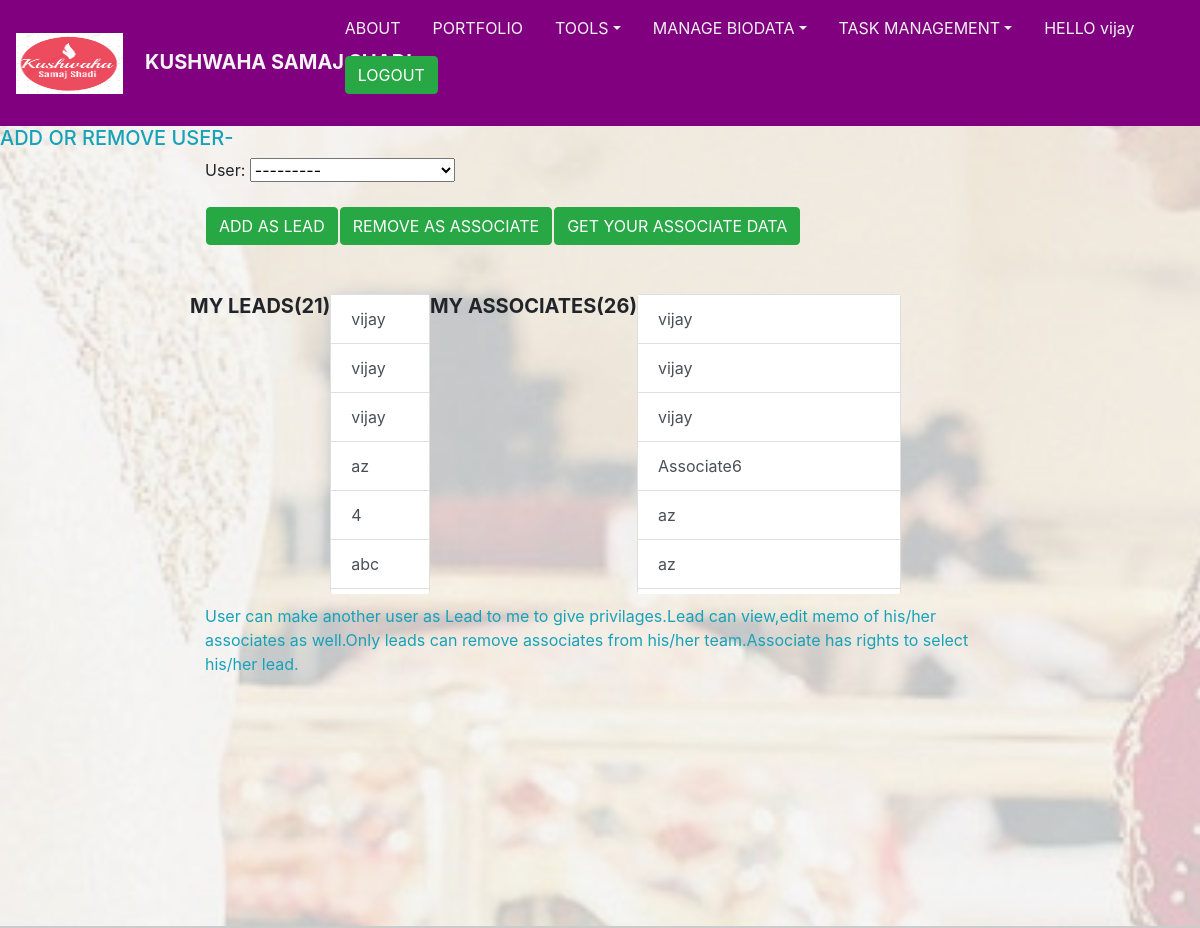
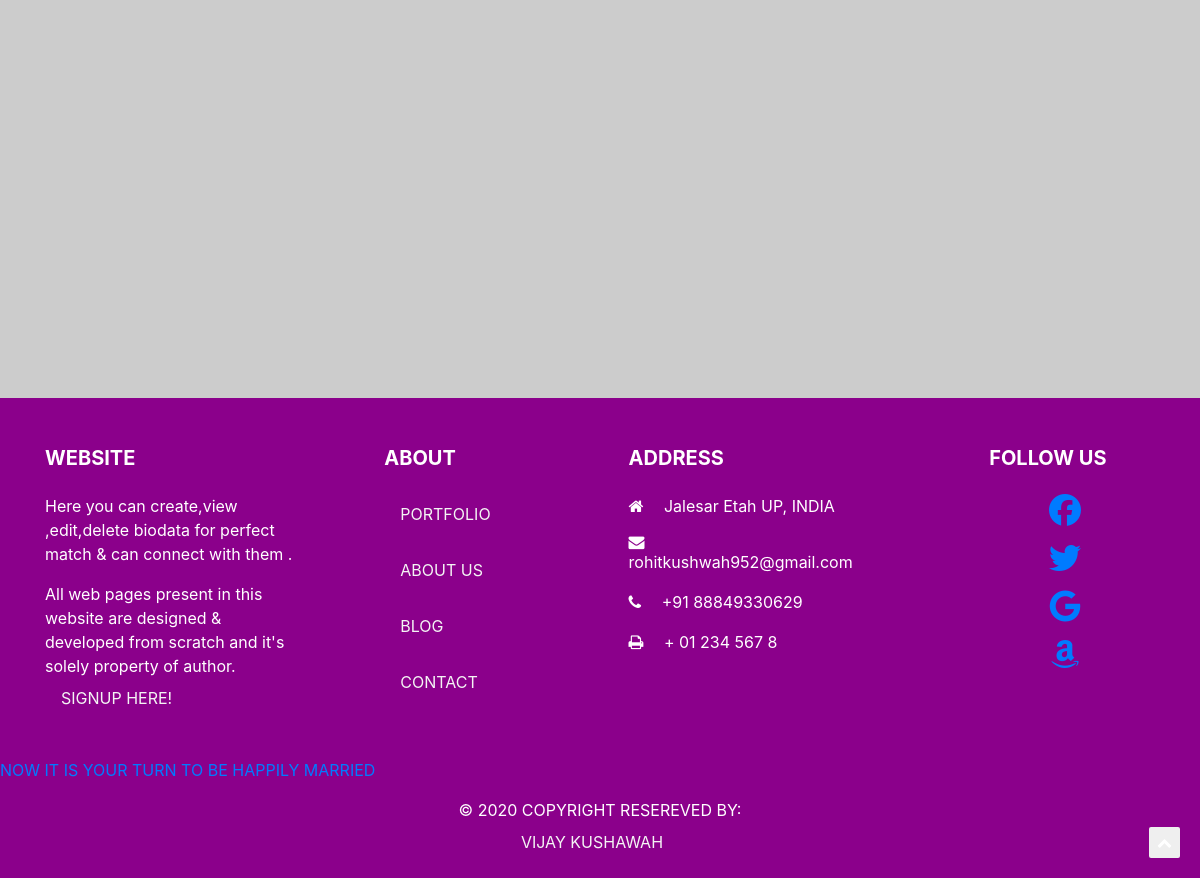
The page /myprofile/ (signed in) on the database its author committed (2 pictures, top to bottom).
### todo/models.py (models this page shows)
class MyProfile(models.Model):
    username = models.CharField(max_length=100,default="username")
    lead= models.CharField(max_length=100,null=True,blank=True)
    associate= models.CharField(max_length=100,null=True,blank=True)
    user = models.ForeignKey(User,on_delete=models.CASCADE)
    def __str__(self):
        return self.username

### todo/views.py (the view, shortened to what this page needs)
# urls.py: path('myprofile/',views.myprofiletodo,name='myprofiletodo'),
@login_required
def myprofiletodo(request):
    user = request.user
    if request.method == 'GET':
        try:
            myprofiles=get_list_or_404(MyProfile,user=request.user)
            try:
                leadprofiles=get_list_or_404(MyProfile,lead__isnull=False,user=request.user)
            except:
                leadprofiles=[]
            try:
                associateprofiles=get_list_or_404(MyProfile,associate__isnull=False,user=request.user)
            except:
                associateprofiles=[]
        except:
            leadprofiles=[]
            associateprofiles=[]
            myprofiles=[]
        form =  MyProfileForm()
        return  render(request,'todo/myprofiletodo.html',{'myprofiles':myprofiles,'leadprofiles':leadprofiles,'associateprofiles':associateprofiles,'form':form})

### todo/forms.py
class MyProfileForm(ModelForm):
    class Meta:
        model=MyProfile
        fields = {'user'}

### todo/templates/todo/myprofiletodo.html (shortened to what this page needs)
{% extends 'todo/base.html' %}
{% block content %}
<div class="overlay">
  <div clss="container">
    <h5 class="text-info">ADD OR REMOVE USER-</h5>
    <div class="row justify-content-center">
        <div class="col-8">
          <table cellpadding="1" cellspacing="2">
          <form method="POST" id="mainform" name="mainform">
          {{form.as_p}}
          <tr><td>
          <button type="submit" class="btn btn-success" onclick='this.form.action="{% url 'myprofiletodo' %}";'>ADD AS LEAD</button></td>
            <td>
          <button type="submit" class="btn btn-success" id="btnSubmit1" onclick='this.form.action="{% url 'removeassociatetodo' %}";'>REMOVE AS ASSOCIATE</button></td>
          <td>
          <button type="submit" class="btn btn-success" id="btnSubmit1" onclick='this.form.action="{% url 'exportassociatedatatodo' %}";'>GET YOUR ASSOCIATE DATA</button></td>
</form>
          </table>
<div style="">  <br><br>
<div class="row">
<h5 class="font-weight-bold text-uppercase mb-4">MY LEADS({{ leadprofiles|length }})</h5><p>
  <ol class="list-group customelistgroup" style="max-height: 300px;
    margin-bottom: 10px;
    overflow:scroll;
    -webkit-overflow-scrolling: touch;">
    {%  for profile  in leadprofiles %}
    <a class=" list-group-item-action " href="">
    <li class="list-group-item list-group-item-action">{{profile.lead}}
      </a>
    {% endfor %}
    </ol>
<h5 class="font-weight-bold text-uppercase mb-4">MY ASSOCIATES({{ associateprofiles|length }})</h5><p>
  <ol class="list-group customelistgroup " style="max-height: 300px;
    margin-bottom: 10px;
    overflow:scroll;
    -webkit-overflow-scrolling: touch;">
      {%  for associate  in associateprofiles %}
      <a  class=" list-group-item-action " href="{% url 'getassociatestatustodo' associate.associate %}">
      <li class="list-group-item list-group-item-action">{{associate.associate}}
        </a>
      {% endfor %}
      </ol>
</div>
          </div>
        <p class="text-info">  User can make another user as Lead to me to  give  privilages.Lead can view,edit memo of  his/her associates as well.Only leads can remove
           associates
          from his/her team.Associate has rights to select his/her lead.<p>
</div></div></div></div>
{% endblock %}

### todo/templates/todo/base.html (shortened to what this page needs)
<link rel="stylesheet" href="https://stackpath.bootstrapcdn.com/bootstrap/4.5.2/css/bootstrap.min.css">
  <link rel="stylesheet" href="http://fortawesome.github.io/Font-Awesome/assets/font-awesome/css/font-awesome.css">
<link rel="stylesheet" href="https://cdnjs.cloudflare.com/ajax/libs/font-awesome/4.7.0/css/font-awesome.min.css">
 <link rel="stylesheet" href="https://stackpath.bootstrapcdn.com/bootstrap/4.1.3/css/bootstrap.min.css">
{% load static %}
 <link rel="stylesheet" type="text/css" href="{% static 'todo/css/main.css' %}">
 <nav class="navbar navbar-expand-lg  ">
 <a class="navbar-brand " href="{% url 'home' %}"><img src="{% static 'todo/logo.PNG' %}" width="35%" height="61px">&nbsp &nbsp  <b clss="nav-link">KUSHWAHA SAMAJ SHADI</b></a>
<div class="collapse navbar-collapse " id="navbarSupportedContent">     <ul class="nav navbar-nav mr-4">
 <li class="nav-item">
     <a class="nav-link" data-value="about" href="{% url 'abouttodo' %}">ABOUT</a>        </li>
<li class="nav-item">
    <a class="nav-link " data-value="portfolio"href="{% url 'portfoliotodo' %}">PORTFOLIO</a>
 </li>
 <li class="nav-item dropdown">
     <a class="nav-link dropdown-toggle" data-toggle="dropdown" data-value="portfolio" href="#">TOOLS</a>
  </li>
  <li class="nav-item dropdown">
      <a class="nav-link dropdown-toggle" data-toggle="dropdown" data-value="portfolio" href="#">MANAGE BIODATA</a>
   </li>
 {% if user.is_authenticated %}
 <li class="nav-item dropdown">
     <a class="nav-link dropdown-toggle" data-toggle="dropdown" data-value="portfolio" href="#">TASK MANAGEMENT</a>
  </li>
  <li class="nav-item "><a class="nav-link " data-value="blog" href="{% url 'myprofiletodo' %}">HELLO {{user.username}}</a></li>
 <li class="nav-item">
  <a class="nav-link " data-value="contact" href="{% url 'completedtodos' %}"><form  action="{% url 'logoutuser' %}" method="POST">
    <button type="submit" class="btn btn-success">LOGOUT</button>
  </form></a>       </li>
</ul>
 {% endif %}
</div></nav>
<div class="content overflow-auto" id="content" style="background-image: url('{% static 'todo/background2.jpg' %}');background-attachment: fixed;
 background-size: cover;
 background-position: center;">
{% block content %}{% endblock %}
</div>
<button onclick="topFunction()" id="scrolltop1" class="scrolltop1 fa fa-chevron-up shape main-bg new-angle " title="Go to top"></button>
{% include 'todo/slidershow2.html' %}
{% include 'todo/footer.html' %}

### todo/templates/todo/slidershow2.html (shortened to what this page needs)
<div class="slider" id="main-slider">
	<div class="slider-wrapper">
		<div class="slide" data-image="http://lorempixel.com/1024/400/nightlife"></div>
	</div>
</div>

### todo/templates/todo/footer.html (shortened to what this page needs)
<link rel="stylesheet" href="https://stackpath.bootstrapcdn.com/bootstrap/4.5.2/css/bootstrap.min.css">
 <footer style="background:#8b008b;" class="page-footer  font-small mdb-color lighten-3 pt-4">
{% load static %}
  <div class="container text-center text-white text-md-left">
    <div class="row">
      <div class="col-md-4 col-lg-3 mr-auto my-md-4 my-0 mt-4 mb-1">
        <h5 class="font-weight-bold text-uppercase mb-4">Website</h5>
        <p>Here you can create,view ,edit,delete biodata  for perfect match & can connect with them  .</p>
        <p>All web pages present in this website are designed & developed from scratch and it's solely property of author.<a class="nav-link" href="{% url 'signupuser' %}">SIGNUP HERE!</a></p>
      </div>
      <div class="col-md-2 col-lg-2 mx-auto my-md-4 my-0 mt-4 mb-1">
        <h5 class="font-weight-bold text-uppercase mb-4">About</h5>
        <ul class="list-unstyled">
          <li>
            <p>
              <a class="nav-link" href="{% url 'portfoliotodo' %}">PORTFOLIO</a>
            </p>
          </li>
          <li>
            <p>
              <a class="nav-link" href="{% url 'abouttodo' %}">ABOUT US</a>
            </p>
          </li>
          <li>
            <p>
              <a class="nav-link" href="https://blogger.com" target="_blank">BLOG</a>
            </p>
          </li>
          <li>
            <p>
              <a class="nav-link" href="{% url 'contacttodo' %}">CONTACT</a>
            </p>
          </li>
        </ul>
      </div>
      <div class="col-md-4 col-lg-3 mx-auto my-md-4 my-0 mt-4 mb-1">
        <h5 class="font-weight-bold text-uppercase mb-4">Address</h5>
        <ul class="list-unstyled">
          <li>
            <p>
              <i class="fa fa-home fa-spin mr-3"></i> Jalesar Etah UP, INDIA</p>
          </li>
          <li>
            <p>
              <i class="fa fa-envelope fa-spin mr-3"></i> rohitkushwah952@gmail.com</p>
          </li>
          <li>
            <p>
              <i class="fa fa-phone fa-spin mr-3"></i> +91 88849330629</p>
          </li>
          <li>
            <p>
              <i class="fa fa-print fa-spin mr-3"></i> + 01 234 567 8</p>
          </li>
        </ul>
      </div>
      <div class="col-md-2 col-lg-2 text-center mx-auto my-4">
        <h5 class="font-weight-bold text-uppercase mb-4">Follow Us</h5>
        <ul class="fa-ul">
          <li><p>
        <a type="button" href="https://www.facebook.com" target="_blank" class="btn-floating btn-fb">
          <i class="fa fa-spin fa-2x fa-facebook-f"></i>
        </a></li>
        <li><p>
        <a type="button" href="https://www.twitter.com" target="_blank" class="btn-floating btn-tw">
          <i class="fa fa-twitter  fa-spin fa-2x "></i>
        </a></li>
        <li><p>
        <a type="button" href="https://www.google.in" target="_blank" class="btn-floating btn-gplus">
          <i class="fa fa-google fa-spin fa-2x"></i>
        </a></li>
        <li><p>
        <a type="button" href="https://www.amazon.in" target="_blank" class="btn-floating btn-dribbble">
          <i class="fa  fa-amazon fa-spin fa-2x"></i>
        </a></li>
</ul>
      </div>
    </div>
  </div>
<marquee  behavior="alternate" direction="up" width="100%">
	<marquee class="" width="100%" direction="right" behavior="alternate"><a href="">NOW IT IS YOUR TURN TO BE  HAPPILY MARRIED</a></marquee>
</marquee>
  <div class="footer-copyright text-center text-white py-3">© 2020 COPYRIGHT RESEREVED BY:
    <a class="nav-link" href="{% url 'abouttodo' %}"> VIJAY KUSHAWAH</a>
  </div>
</footer>

### todo/static/todo/css/main.css (style rules this page uses)
.navbar { background:#800080;position:relative; }
.content { min-height:100%;position:relative; }
.nav-link , .navbar-brand { color: #f4f4f4; cursor: pointer; }
.nav-link { margin-right: 1em !important; }
.navbar-collapse { justify-content: flex-end; }
.page-footer { background:#E6E6FA; }
.overlay { position: absolute; min-height: 100%; min-width: 100%; left: 0; top: 0; background: rgba(244, 244, 244, 0.79); }
.list-group { max-height: 300px; margin-bottom: 10px; overflow:scroll; -webkit-overflow-scrolling: touch; }

### todo/templates/todo/base.html (style rules this page uses)
.scrolltop1 { display: block; position: fixed; bottom: 20px; right: 20px; font-size: 15px; border: none; outline: none; color: white; cursor: pointer; padding: 8px; border-radius: 2px; }

### todo/templates/todo/slidershow2.html (style rules this page uses)
.slider { width: 100%; overflow: hidden; position: relative; height: 400px; }
.slider-wrapper { width: 100%; height: 100%; position: relative; }
.slide { float: left; position: absolute; width: 100%; height: 100%; background-repeat: no-repeat; background-size: cover; opacity: 0; }
.slider-wrapper > .slide:first-child { opacity: 1; }

### rows shown on the page
MyProfile: lead "vijay", associate "vijay"
MyProfile: lead "vijay", associate "vijay"
MyProfile: lead "vijay", associate "vijay"
MyProfile: lead "az", associate "Associate6"
MyProfile: lead "4"
MyProfile: lead "abc"
MyProfile: associate "az"
MyProfile: associate "az"

### other values the page prints
{{ user.username }} "vijay"
{{ leadprofiles|length }} "21"
{{ associateprofiles|length }} "26"
